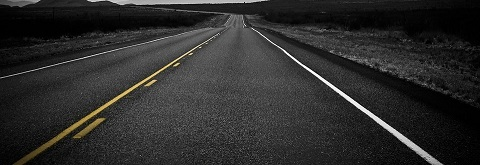
#> input picture images/road.jpg, 480 x 165 px
$ jupyter execute --allow-errors 05-hough_m_b.ipynb
#> lines starting #> are read from the running program, lines starting #| are printed output that depends on the picture; after the words box and inside, x2 and y2 are one past the last pixel; in counts of white or black regions, pixels touching at a corner belong together
## Hough lines using cartesian equation (y = mx+b) and by iterating through (voting for) m and b

### imports

[cell 1]
import cv2
import numpy as np
from matplotlib import pyplot as plt

### main variables

[cell 2]
image_path = '../images/road.jpg'
# image_path = '../images/hey.png'

### functions

[cell 3]
#Source: https://stackoverflow.com/a/42314798

def plotimage(img, title=None, figsize=None):
    h = img.shape[0]
    w = img.shape[1]
    dpi = 80
    if figsize is None:
        figsize = w / float(dpi), h / float(dpi)
    fig = plt.figure(figsize=figsize)
    ax = fig.add_axes([0, 0, 1, 1])
    ax.axis('off')
    ax.imshow(img, cmap='gray')
    if title:
        plt.title(title)
    plt.show()

### code

### Read Image

[cell 4]
img = cv2.imread(image_path)
#> img is the input picture: shape (165, 480, 3); mean B, G, R 43.7, 44.6, 44.9
img = cv2.cvtColor(img, cv2.COLOR_RGB2BGR)
gray = cv2.cvtColor(img, cv2.COLOR_BGR2GRAY)
threshold = 100
gray[gray<threshold] = 0
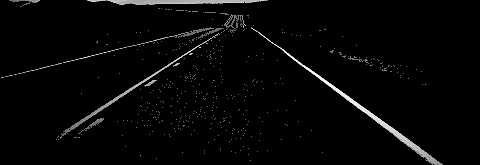
#> gray: shape (165, 480); min 0, max 255, mean 6.3
gray[gray>=threshold] = 1
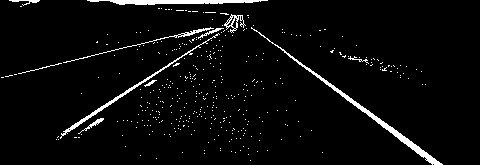
#> gray: shape (165, 480); values 0 (black) and 1 (white), 4% white; 386 white regions (375 under 20 px), largest, box (x1, y1, x2, y2) and area: (251, 27, 443, 165) 875, (87, 0, 268, 5) 608, (60, 33, 220, 139) 474
bw = gray
plotimage(bw, 'Grayscale Image')

### Vote

[cell 5]
min_m = -50
max_m = -min_m
step_m = 0.1

max_b = 2*max(gray.shape)
#> max_b = 960
min_b = -max_b
#> min_b = -960
step_b = 1

m_vals = np.arange(min_m, max_m, step_m)
b_vals = np.arange(min_b,max_b,step_b)
#> b_vals = 1920 values from -960 to 959

[cell 6]
def draw_line(x,y):
    '''
    Returns a new image where the line b=-x*m+y is drawn on it
    '''

    res_im = np.zeros(shape=(len(m_vals),len(b_vals)), dtype='int')
    m0 = m_vals[0]
    m1 = m_vals[-1]
    b0=-x*m0+y
    b1=-x*m1+y

    b0 = int((b0- min_b)/step_b)
    b1 = int((b1- min_b)/step_b)
    m0 = int((m0- min_m)/step_m)
    m1 = int((m1- min_m)/step_m)

    cv2.line(res_im,(b0,m0), (b1,m1),1,1)

    return res_im

[cell 7]
from IPython.display import clear_output


votes = np.zeros(shape=(len(m_vals),len(b_vals)), dtype='int')
prev_percentage = percentage = None

#> (the rest of this cell did not finish here and is left out)

### Draw first N lines each in an image

[cell 8]
def draw_max(image, votes, color = (255,0,0), skip=False):
    m0,b0 = np.unravel_index(votes.argmax(), votes.shape)
    votes[m0,b0] = 0
    if skip:
        return

    b = b0*step_b + min_b
    m = m0*step_m + min_m

    x0 = 0
    x1 = bw.shape[0]
    y0 = int(m*x0 + b)
    y1 = int(m*x1 + b)

    cv2.line(image, (y0,x0), (y1,x1),  color, 1)


image = votes.copy()
N = 20
for i in range(N):
    colored = cv2.cvtColor(bw*255, cv2.COLOR_GRAY2BGR)
    draw_max(colored, image, (255,0,0), False)
    plt.figure()
    plt.imshow(colored)

### Draw first N hough lines in 1 image

[cell 9]
image = votes.copy()
im = img.copy()
N = 50
for i in range(N):
    draw_max(im, image, 255, False)

plt.figure()
plt.imshow(im)

### Apply Opencv's HoughLines functions

[cell 10]
im = img.copy()

lines = cv2.HoughLines(bw, 1, np.pi/360, 0)
for i in range(50):
    for rho,theta in lines[i]:
        a = np.cos(theta)
        b = np.sin(theta)
        x0 = a*rho
        y0 = b*rho
        x1 = int(x0 + 1000*(-b))
        y1 = int(y0 + 1000*(a))
        x2 = int(x0 - 1000*(-b))
        y2 = int(y0 - 1000*(a))

        cv2.line(im,(x1,y1),(x2,y2),(0,0,255),1)
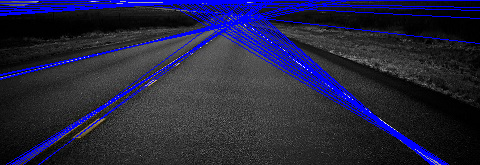
#> im: shape (165, 480, 3); mean R, G, B 36.6, 36.5, 63.1

plt.imshow(im)
print(lines[0].shape)
#| (1, 2)
